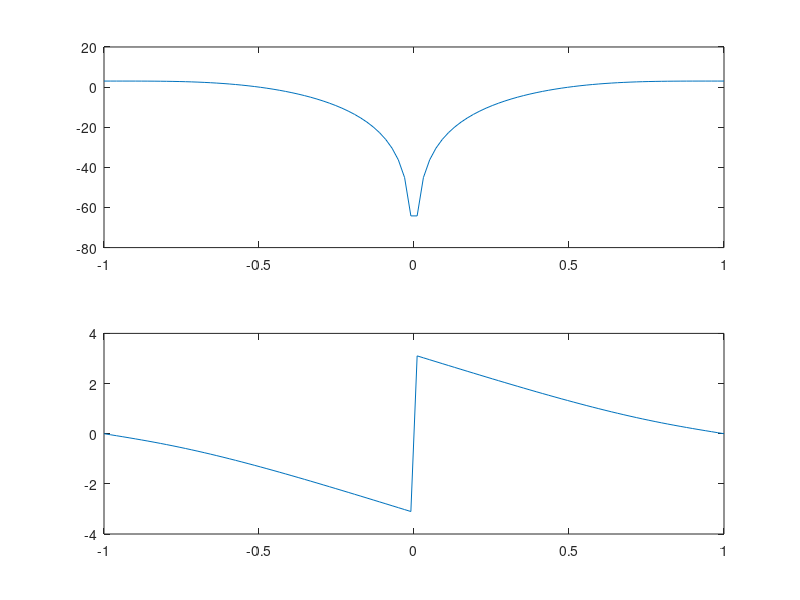
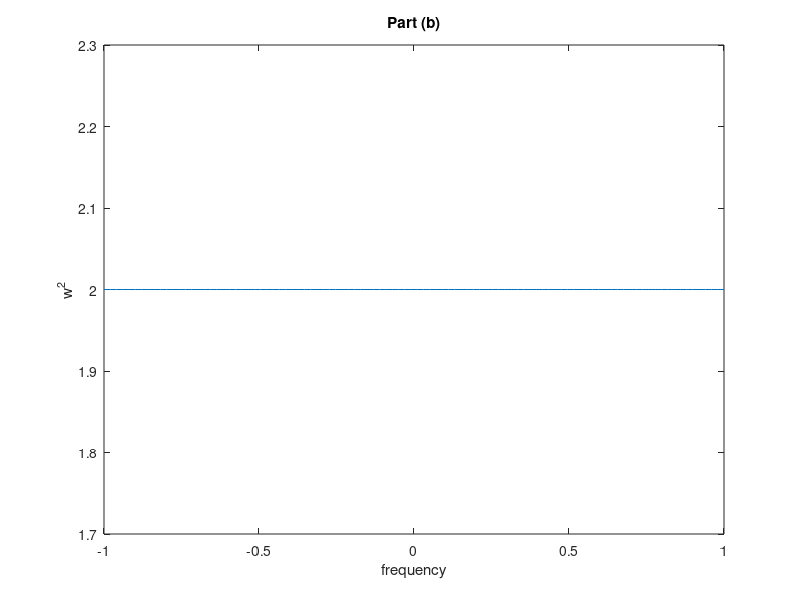

The MATLAB source for these figures, in order:
%low-pass filter h[n] values
h = [(1+sqrt(3))/(4*sqrt(2)), (3+sqrt(3))/(4*sqrt(2)), (3-sqrt(3))/(4*sqrt(2)), (1-sqrt(3))/(4*sqrt(2))];
g = (-1).^(0:3) .* h; %high-pass filter g[n]
omega = linspace(-pi, pi);

% using freqz finding the frequency response for all values of h and g
[H, w] = freqz(h, 1, omega);
[G, w] = freqz(g, 1, omega);

% (a) plotting magnitude log and phase
figure;
subplot(2,1,1);
title('Plot of log Magnitude');
plot(w/pi, 20*log10(abs(H)));
plot(w/pi, 20*log10(abs(G)));

subplot(2,1,2);
title('Plot of Phase');
plot(w/pi, angle(H));
plot(w/pi, angle(G));

% (b) should equal 2
H_shifted = freqz(h, 1, omega + pi);
sum = abs(H).^2 + abs(H_shifted).^2; % add toghether and square
% plot
figure;
plot(w/pi, sum);
title('Part (b)');
xlabel('frequency');
ylabel('w^2');